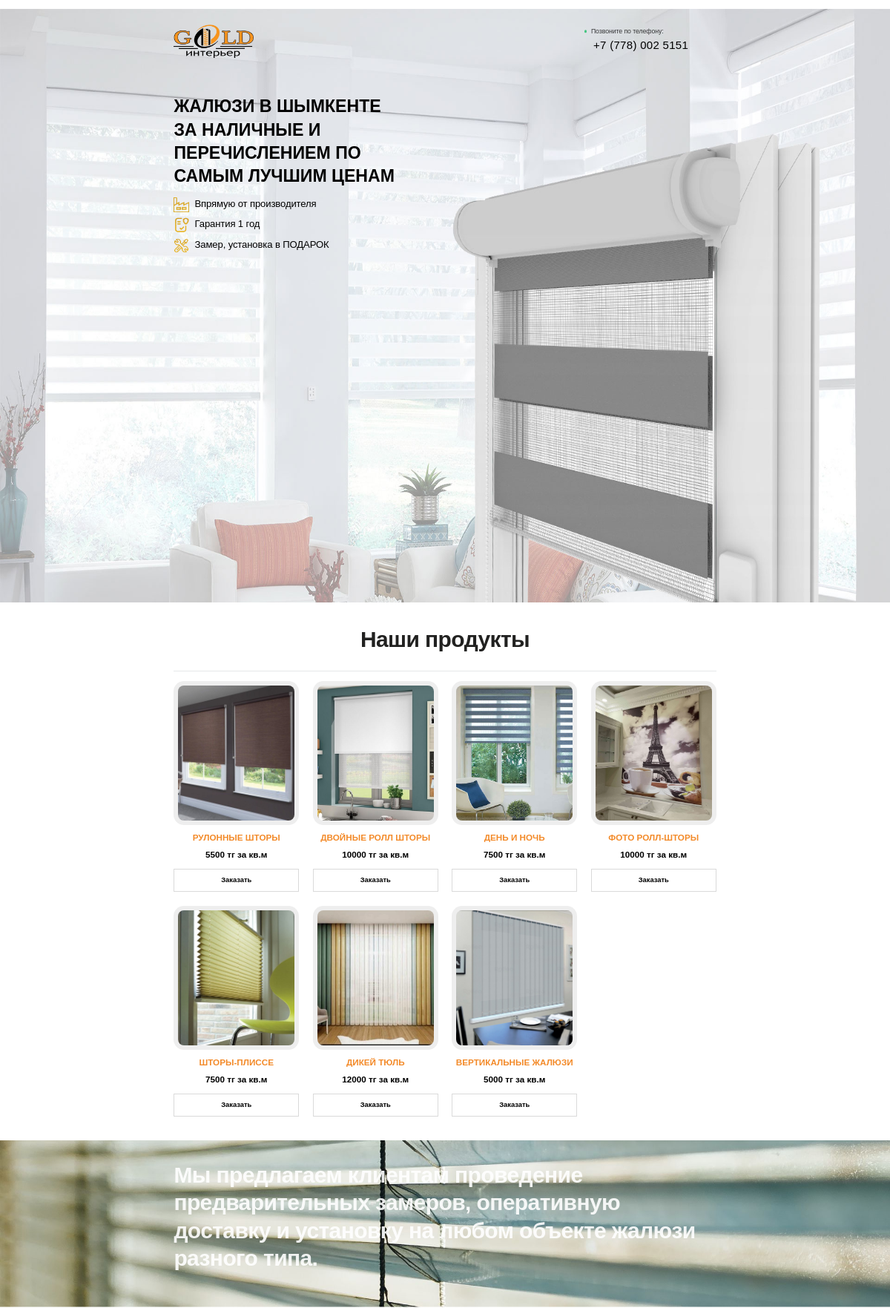
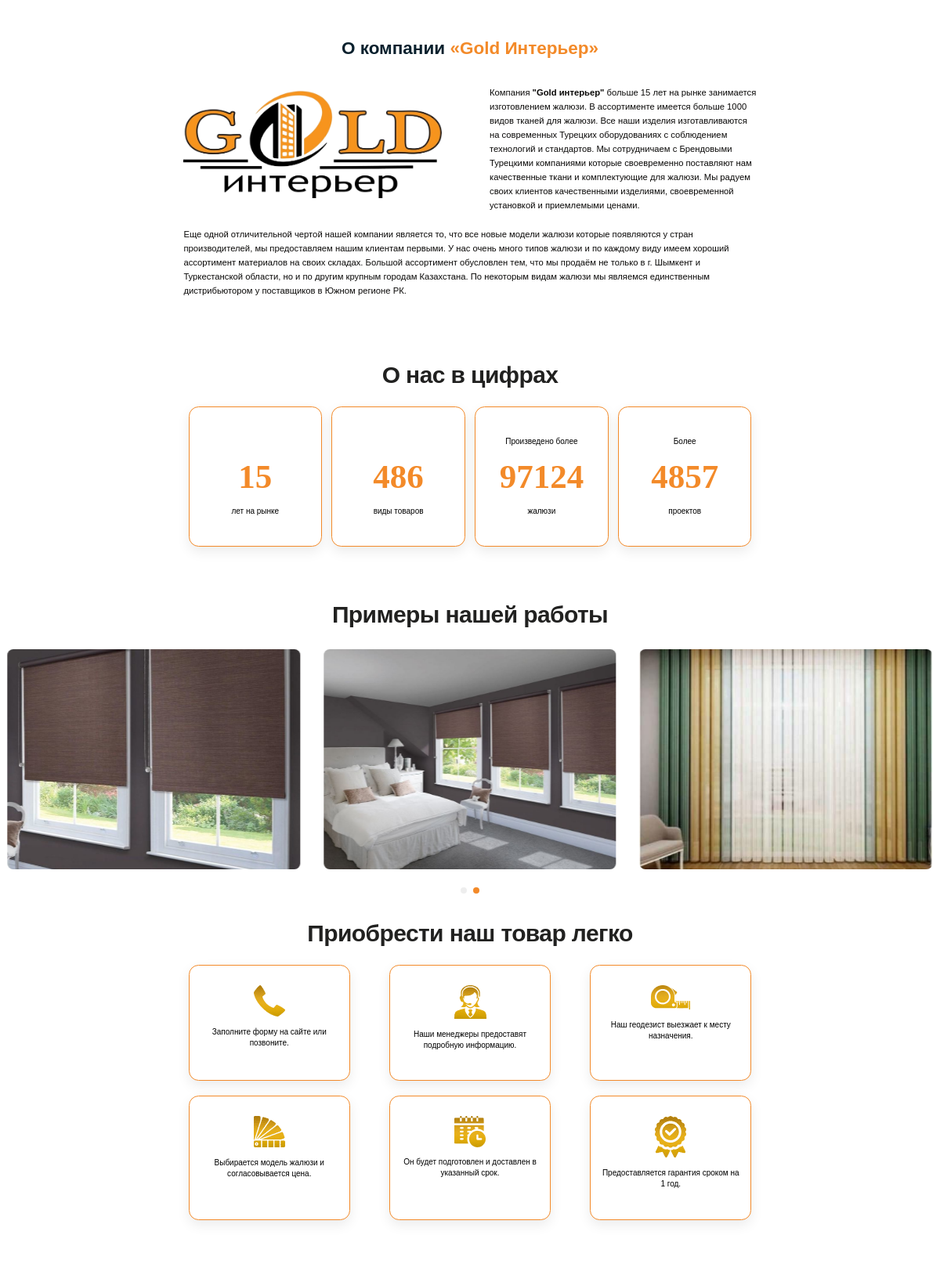
The page / (upper part) on the database its author committed (2 pictures, top to bottom).
### main/models.py (models this page shows, shortened)
class Tovar(models.Model):
    logo = models.ImageField(upload_to='upload', blank=True)
    title = models.CharField(max_length=300, blank=True)
    description = models.TextField(max_length=500, blank=True)
    price = models.IntegerField(default=0, blank=True)
    status = models.IntegerField(default=0, blank=True)

class Photo(models.Model):
    logo = models.ImageField(upload_to='upload', blank=True)

### main/views.py (the view, shortened to what this page needs)
# urls.py: path('', indexHandler),
def indexHandler(request):
    tovars = Tovar.objects.order_by('status')
    photos = Photo.objects.all()
    feeds = Feedback.objects.all()
    return render(request, 'index.htm', {
        'tovars': tovars,
        'photos': photos,
        'feeds': feeds,
    })

### template/index.htm (shortened to what this page needs)
﻿<!doctype html>
<html lang="ru">
<head>
    <link rel='stylesheet' id='wp-block-library-css' href='/static/wp-includes/css/dist/block-library/style.min.css' type='text/css' media='all'>
    <link rel='stylesheet' id='classic-theme-styles-css' href='/static/wp-includes/css/classic-themes.min.css' type='text/css' media='all'>
    <link rel='stylesheet' id='mihdan-lite-youtube-embed-css' href='/static/wp-content/plugins/mihdan-lite-youtube-embed/assets/dist/css/frontend.css?ver=1.6.9.1' type='text/css' media='all'>
    <link rel='stylesheet' id='style-css' href='/static/wp-content/themes/novza/style.css?ver=1.2' type='text/css' media='all'>
    <link rel='stylesheet' id='main-new-css' href='/static/wp-content/themes/novza/assets/css/main.css?ver=3.4' type='text/css' media='all'>
</head>
<body class="home page-template-default page page-id-581">
<sec class="wrapper">
    <header class="header">
        <div class="container">
            <div class="header__content">
                <a href="/" class="header__logo">
                    <img alt="header-logo" data-src="/static/logo.png" class=" lazyloaded" src="/static/logo.png">
                </a>
                <div class="header__holder">
                    <div class="header__info" >
                        <div class="header__desc" style="color:black">
                            Позвоните по телефону:
                        </div>
                        <a href="tel:+7 (702) 585 55 66" class="header__tel" style="color:black">
                            +7 (778) 002 5151 </a>
                    </div>
                </div>
            </div>
        </div>
    </header>
    <main class="main">
        <section class="intro fonu" style="">
            <div class="container">
                <div class="intro__content">
                    <div class="intro__left">
                        <h1 class="intro__title" style="color:black">Жалюзи в Шымкенте за наличные и перечислением по самым лучшим ценам </h1>
                        <div class="intro__box">
                            <div class="intro__item intro__item--1"  style="color:black">Впрямую от производителя</div>
                            <div class="intro__item intro__item--2"  style="color:black">Гарантия 1 год</div>
                            <div class="intro__item intro__item--3"  style="color:black">Замер, установка в ПОДАРОК</div>
                        </div>
                    </div>
                </div>
            </div>
        </section>
        <section class="our-products">
            <div class="container">
                <div class="our-products__content">
                    <div class="our-products__title title">
                        Наши продукты
                    </div>
                    <div class="our-products__items items-our-products tabs">
                        <div class="items-our-products__contents">
                            <div class="tabs__content active">
                                {% for pr in tovars %}
                                <article class="our-products__item item-our-product ">
                                    <a href="#door{{ pr.id }}" class="item-our-product__img popup-link">
                                        <img alt=" Картинка" data-src="/media/{{ pr.logo }}" class="lazyload">
                                    </a>
                                    <h1 style="text-align:center;text-transform: uppercase;padding-top:10px;    color: #f38a29;">
                                        {{ pr.title }}</h1>
                                    <h1 style="text-align:center;padding-top:10px;    color: black;">{{ pr.price }}
                                        тг за кв.м</h1>
                                    <a href="#door-{{ pr.id }}" class="item-our-product__link popup-link">
                                        Заказать </a>
                                </article>
                                {% endfor %}
                            </div>
                        </div>
                    </div>
                </div>
            </div>
        </section>
        <section class="free-design3d">
            <div class="container">
                <div class="free-design3d__content">
                    <div class="free-design3d__title title">
                        Мы предлагаем клиентам проведение предварительных замеров, оперативную доставку и установку на
                        любом объекте жалюзи разного типа.
                    </div>
                    <div class="free-design3d__viewer">
                        <h4></h4>
                    </div>
                </div>
            </div>
            <div class="free-design3d__bg-1">
                <img alt="Картинка" style="backgorund-attachment:fixed" data-src="/static/semya.jpg" class="lazyload">
            </div>
        </section>
        <section class="encounter-costs">
            <div class="container">
                <div class="encounter-costs__title">
                    <strong>О компании <i>«Gold Интерьер»</i></strong>
                </div>
                <div class="encounter-costs__content">
                    <div class="encounter-costs__img">
                        <img alt="Картинка" data-src="/static/logo.png" class=" lazyloaded" src="/static/logo.png">
                    </div>
                    <div class="encounter-costs__right">
                        <div class="priority__text">
                            Компания <b>"Gold интерьер"</b> больше 15 лет на рынке занимается изготовлением жалюзи.
                            В ассортименте имеется больше 1000 видов тканей для жалюзи. Все наши изделия изготавливаются
                            на современных Турецких оборудованиях с соблюдением технологий и стандартов. Мы сотрудничаем
                            с Брендовыми Турецкими компаниями которые своевременно поставляют нам качественные ткани и
                            комплектующие для жалюзи. Мы радуем своих клиентов качественными изделиями, своевременной
                            установкой и приемлемыми ценами.
                        </div>
                    </div>
                </div>
                <div class="">
                    <div class="priority__text">
                        Еще одной отличительной чертой нашей компании является то, что все новые модели жалюзи которые
                        появляются у стран производителей, мы предоставляем нашим клиентам первыми. У нас очень много
                        типов жалюзи и по каждому виду имеем хороший ассортимент материалов на своих складах. Большой
                        ассортимент обусловлен тем, что мы продаём не только в г. Шымкент и Туркестанской области, но и
                        по другим крупным городам Казахстана. По некоторым видам жалюзи мы являемся единственным
                        дистрибьютором у поставщиков в Южном регионе РК.<br><br>
                    </div>
                </div>
            </div>
        </section>
        <section class="gift">
            <div class="container">
                <br>
                <div class="easy-buying__title title">
                    О нас в цифрах
                </div>
                <div class="easy-buying__items" style="    grid-template-columns: repeat(auto-fill,minmax(245rem,1fr)); grid-gap: 0rem;">
                    <div class="easy-buying__item" style="margin-bottom: 18px;">
                        <div class="easy-buying__item-text" style="color:white">
                        </div>
                        <p class="counter" style="color: #f38a29;
    font-size: 43px;
    font-weight: 800;
    font-family: calibri;">15</p>
                        <div class="easy-buying__item-text">
                            лет на рынке
                        </div>
                    </div>
                    <div class="easy-buying__item" style="margin-bottom: 18px;">
                        <div class="easy-buying__item-text" style="color:white">
                        </div>
                        <p class="counter" style="color: #f38a29;
    font-size: 43px;
    font-weight: 800;
    font-family: calibri;">500</p>
                        <div class="easy-buying__item-text">
                            виды товаров
                        </div>
                    </div>
                    <div class="easy-buying__item" style="margin-bottom: 18px;">
                        <div class="easy-buying__item-text">
                            Произведено более
                        </div>
                        <p class="counter" style="color: #f38a29;
    font-size: 43px;
    font-weight: 800;
    font-family: calibri;">100000</p>
                        <div class="easy-buying__item-text">
                            жалюзи
                        </div>
                    </div>
                    <div class="easy-buying__item" style="margin-bottom: 18px;">
                        <div class="easy-buying__item-text">
                            Более
                        </div>
                        <p class="counter" style="color: #f38a29;
    font-size: 43px;
    font-weight: 800;
    font-family: calibri;">5000</p>
                        <div class="easy-buying__item-text">
                            проектов
                        </div>
                    </div>
                </div>
            </div>
        </section>
        <section class="examples">
            <h2 class="title">
                Примеры нашей работы </h2>
            <div class="swiper examples__swiper">
                <div class="swiper-wrapper">
                    {% for p in photos %}
                    <div class="swiper-slide">
                        <a href="/media/{{ p.logo }}" class="examples__img" data-fancybox="examples">
                            <img alt="Картинка" data-src="/media/{{ p.logo }}" class="lazyload">
                        </a>
                    </div>
                    {% endfor %}
                </div>
                <div class="swiper-pagination"></div>
            </div>
        </section>
        <section class="easy-buying">
            <div class="container">
                <div class="easy-buying__title title">
                    Приобрести наш товар легко
                </div>
                <div class="easy-buying__items">
                    <div class="easy-buying__item">
                        <img alt="Картинка" data-src="/static/wp-content/uploads/2022/08/01-2.png" class="lazyload">
                        <div class="easy-buying__item-text">
                            Заполните форму на сайте или позвоните.
                        </div>
                    </div>
                    <div class="easy-buying__item">
                        <img alt="Картинка" data-src="/static/wp-content/uploads/2022/08/02-2.png" class="lazyload">
                        <div class="easy-buying__item-text">
                            Наши менеджеры предоставят подробную информацию.
                        </div>
                    </div>
                    <div class="easy-buying__item">
                        <img alt="Картинка" data-src="/static/wp-content/uploads/2022/08/03-1.png" class="lazyload">
                        <div class="easy-buying__item-text">
                            Наш геодезист выезжает к месту назначения.
                        </div>
                    </div>
                    <div class="easy-buying__item">
                        <img alt="Картинка" data-src="/static/wp-content/uploads/2022/08/04.png" class="lazyload">
                        <div class="easy-buying__item-text">
                            Выбирается модель жалюзи и согласовывается цена.
                        </div>
                    </div>
                    <div class="easy-buying__item">
                        <img alt="Картинка" data-src="/static/wp-content/uploads/2022/08/05.png" class="lazyload">
                        <div class="easy-buying__item-text">
                            Он будет подготовлен и доставлен в указанный срок.
                        </div>
                    </div>
                    <div class="easy-buying__item">
                    <img alt="Картинка" data-src="/static/wp-content/uploads/2022/08/06.png" class="lazyload">
                    <div class="easy-buying__item-text">
                    Предоставляется гарантия сроком на 1 год. </div>
                    </div>
                </div>
            </div>
        </section>
    </main>
    <link rel='stylesheet' id='contact-form-7-css' href='/static/wp-content/plugins/contact-form-7/includes/css/styles.css?ver=5.6.4' type='text/css' media='all'>
    <link rel='stylesheet' id='cf7-grid-layout-css' href='/static/wp-content/plugins/cf7-grid-layout/public/css/min/cf7-grid-layout-public.css?ver=4.14.1' type='text/css' media='all'>
    <link rel='stylesheet' id='smart-grid-css' href='/static/wp-content/plugins/cf7-grid-layout/assets/css.gs/smart-grid.min.css?ver=4.14.1' type='text/css' media='all'>
    <link rel='stylesheet' id='dashicons-css' href='/static/wp-includes/css/dashicons.min.css' type='text/css' media='all'>
    <link rel='stylesheet' id='intro_ru-css-css' href='/static/wp-content/themes/novza/css/intro_ru.css' type='text/css' media='all'>
    <link rel='stylesheet' id='testimonials-default-css' href='/static/wp-content/plugins/strong-testimonials/templates/default/content.css?ver=3.0.2' type='text/css' media='all'>
    <link rel='stylesheet' id='wpmtst-slider-controls-sides-buttons2-pager-buttons-css' href='/static/wp-content/plugins/strong-testimonials/public/css/slider-controls-sides-buttons2-pager-buttons.css?ver=3.0.2' type='text/css' media='all'>
    <link rel='stylesheet' id='testimonials-default-form-css' href='/static/wp-content/plugins/strong-testimonials/templates/default-form/form.css?ver=3.0.2' type='text/css' media='all'>
</body>
</html>

### rows shown on the page
Tovar: logo (picture), title "РУЛОННЫЕ ШТОРЫ", price "5500"
Tovar: logo (picture), title "ДВОЙНЫЕ РОЛЛ ШТОРЫ", price "10000"
Tovar: logo (picture), title "ДЕНЬ И НОЧЬ", price "7500"
Tovar: logo (picture), title "ФОТО РОЛЛ-ШТОРЫ", price "10000"
Tovar: logo (picture), title "ШТОРЫ-ПЛИССЕ", price "7500"
Tovar: logo (picture), title "ДИКЕЙ ТЮЛЬ", price "12000"
Tovar: logo (picture), title "ВЕРТИКАЛЬНЫЕ ЖАЛЮЗИ", price "5000"
Photo: logo (picture)
Photo: logo (picture)
Photo: logo (picture)
